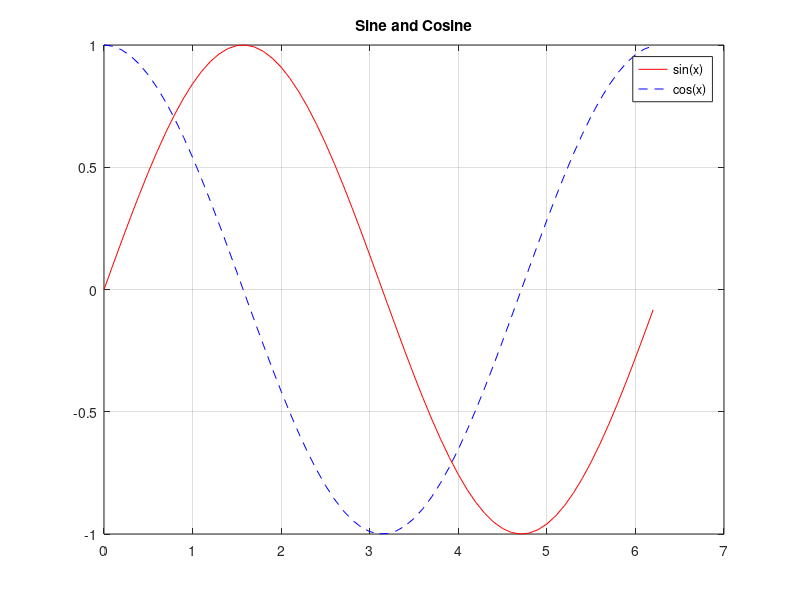

Write the MATLAB code that produced this figure.
x = 0:0.1:2*pi;
y1 = sin(x);
y2 = cos(x);

plot(x,y1,'r',x,y2,'b--')
legend('sin(x)','cos(x)')
title('Sine and Cosine')
grid on 

%plot(x, y1, 'o-g') % circle markers, green line

%| Style                      | Meaning                 |
%| -------------------------- | ----------------------- |
%| `'o'`                      | circle marker           |
%| `'-'`                      | solid line              |
%| `'--'`                     | dashed line             |
%| `':'`                      | dotted line             |
%| `'r'`, `'g'`, `'b'`, `'k'` | red, green, blue, black |


